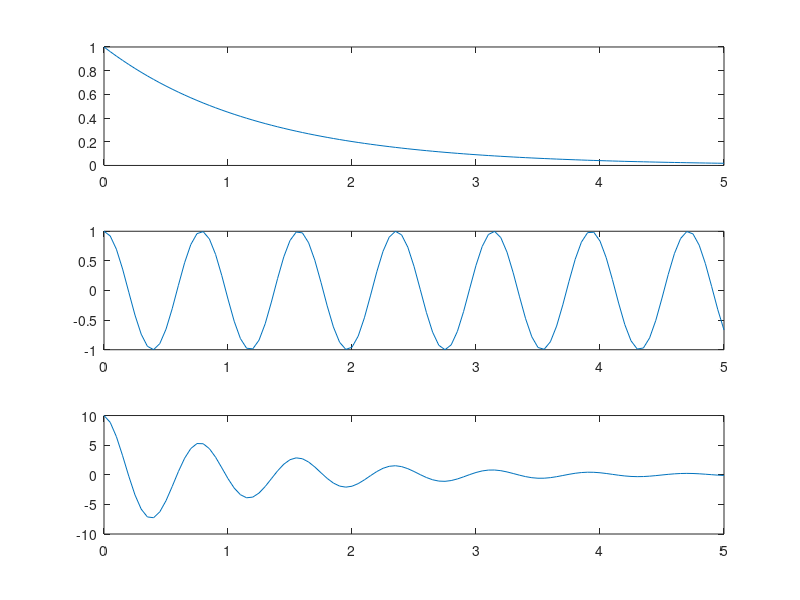

MATLAB code to generate this figure:
t=[0:.05:5];
x=exp(-.8*t)
y=cos(8*t)
z=10.*x.*y
plot(t,z)

title("An exponentially decaying sinusoid");
xlabel("Time");
ylabel("Value of z");
ylim([-12,12]);
grid on;
subplot (3,1,1),plot (t,x);
subplot(3,1,2),plot(t,y);
subplot(3,1,3),plot(t,z);
